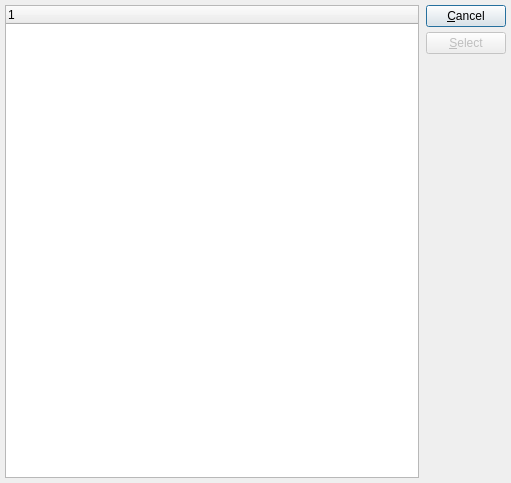
<?xml version="1.0" encoding="UTF-8"?>
<ui version="4.0">
 <comment>This file is part of the xTuple ERP: PostBooks Edition, a free and
open source Enterprise Resource Planning software suite,
Copyright (c) 1999-2018 by OpenMFG LLC, d/b/a xTuple.
It is licensed to you under the Common Public Attribution License
version 1.0, the full text of which (including xTuple-specific Exhibits)
is available at www.xtuple.com/CPAL.  By using this software, you agree
to be bound by its terms.</comment>
 <class>imageList</class>
 <widget class="QDialog" name="imageList">
  <property name="geometry">
   <rect>
    <x>0</x>
    <y>0</y>
    <width>511</width>
    <height>483</height>
   </rect>
  </property>
  <property name="windowTitle">
   <string>Image List</string>
  </property>
  <layout class="QHBoxLayout">
   <property name="spacing">
    <number>7</number>
   </property>
   <property name="margin">
    <number>5</number>
   </property>
   <item>
    <widget class="XTreeWidget" name="_image"/>
   </item>
   <item>
    <layout class="QVBoxLayout">
     <property name="spacing">
      <number>0</number>
     </property>
     <property name="margin">
      <number>0</number>
     </property>
     <item>
      <layout class="QVBoxLayout">
       <property name="spacing">
        <number>5</number>
       </property>
       <property name="margin">
        <number>0</number>
       </property>
       <item>
        <widget class="QPushButton" name="_close">
         <property name="text">
          <string>&amp;Cancel</string>
         </property>
        </widget>
       </item>
       <item>
        <widget class="QPushButton" name="_select">
         <property name="enabled">
          <bool>false</bool>
         </property>
         <property name="text">
          <string>&amp;Select</string>
         </property>
        </widget>
       </item>
      </layout>
     </item>
     <item>
      <spacer name="Spacer57">
       <property name="orientation">
        <enum>Qt::Vertical</enum>
       </property>
       <property name="sizeType">
        <enum>QSizePolicy::Expanding</enum>
       </property>
       <property name="sizeHint" stdset="0">
        <size>
         <width>20</width>
         <height>20</height>
        </size>
       </property>
      </spacer>
     </item>
    </layout>
   </item>
  </layout>
 </widget>
 <layoutdefault spacing="6" margin="11"/>
 <customwidgets>
  <customwidget>
   <class>XTreeWidget</class>
   <extends>QTreeWidget</extends>
   <header>xtreewidget.h</header>
   <container>1</container>
  </customwidget>
 </customwidgets>
 <tabstops>
  <tabstop>_image</tabstop>
  <tabstop>_select</tabstop>
  <tabstop>_close</tabstop>
 </tabstops>
 <includes>
  <include location="global">parameter.h</include>
 </includes>
 <resources/>
 <connections>
  <connection>
   <sender>_image</sender>
   <signal>valid(bool)</signal>
   <receiver>_select</receiver>
   <slot>setEnabled(bool)</slot>
   <hints>
    <hint type="sourcelabel">
     <x>20</x>
     <y>20</y>
    </hint>
    <hint type="destinationlabel">
     <x>20</x>
     <y>20</y>
    </hint>
   </hints>
  </connection>
  <connection>
   <sender>_image</sender>
   <signal>itemSelected(int)</signal>
   <receiver>_select</receiver>
   <slot>animateClick()</slot>
   <hints>
    <hint type="sourcelabel">
     <x>20</x>
     <y>20</y>
    </hint>
    <hint type="destinationlabel">
     <x>20</x>
     <y>20</y>
    </hint>
   </hints>
  </connection>
 </connections>
</ui>
